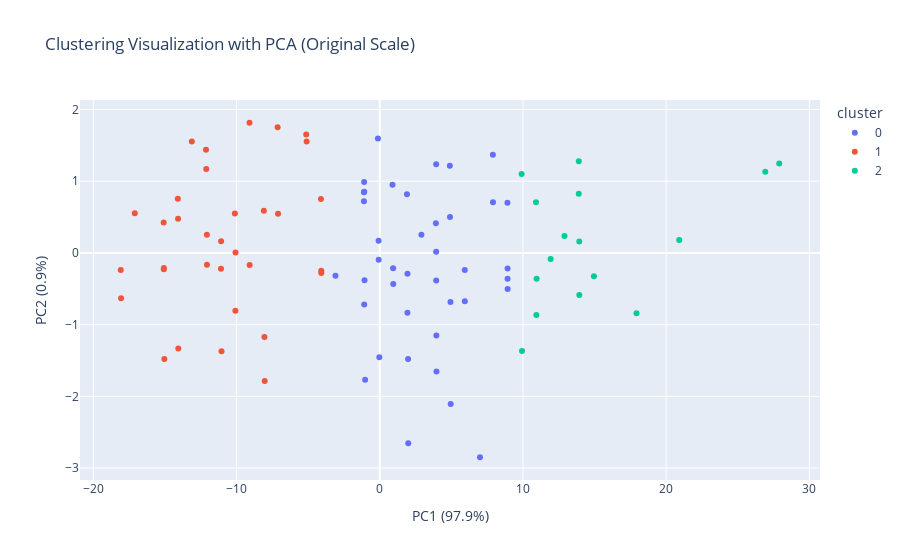

The cell this chart's notebook holds for it:
### Code cell
import pandas as pd
import plotly.express as px
from sklearn.decomposition import PCA

# Extract baseline data with cluster labels
baseline_data = trial_itt["data"][trial_itt["data"]["period"] == 0][["id", "cluster"] + baseline_vars]

# Apply PCA to the original baseline variables
pca = PCA(n_components=2)
pca_components = pca.fit_transform(baseline_data[baseline_vars])

# Get explained variance for axis labels
pc1_var = pca.explained_variance_ratio_[0] * 100
pc2_var = pca.explained_variance_ratio_[1] * 100

# Create a DataFrame for plotting
plot_df = pd.DataFrame({
    'PCA1': pca_components[:, 0],
    'PCA2': pca_components[:, 1],
    'cluster': baseline_data['cluster'].astype(str),
    'id': baseline_data['id'], 
    'age': baseline_data['age']
})

# Create scatter plot with Plotly
fig = px.scatter(
    plot_df,
    x='PCA1',
    y='PCA2',
    color='cluster',
    hover_data=['age'],
    title='Clustering Visualization with PCA (Original Scale)',
    labels={'PCA1': f'PC1 ({pc1_var:.1f}%)', 'PCA2': f'PC2 ({pc2_var:.1f}%)'}
)

# Display the plot
fig.show()

### Figure 1 — Plotly figure (JSON) as saved in the notebook; plotly's stock layout.template omitted (floating-point values rounded to 4 significant figures)
{"data": [{"customdata": [[36], [34], [46], [36], [39], [39], [41], [41], [39], [45], [36], [46], [41], [46], [43], [36], [41], [42], [36], [39], [37], [37], [40], [39], [37], [41], [38], [46], [41], [42], [38], [36], [44], [43], [42], [45], [42], [38], [37], [36]], "hovertemplate": "cluster=0<br>PC1 (97.9%)=%{x}<br>PC2 (0.9%)=%{y}<br>age=%{customdata[0]}<extra></extra>", "legendgroup": "0", "marker": {"color": "#636efa", "symbol": "circle"}, "mode": "markers", "name": "0", "orientation": "v", "showlegend": true, "type": "scatter", "x": [-1.081, -3.093, 8.926, -1.023, 1.934, 1.991, 3.955, 3.939, 1.979, 7.907, -1.087, 8.929, 3.921, 8.924, 5.94, -1.103, 3.941, 4.903, -1.064, 1.933, -0.02893, -0.08204, 2.91, 1.898, -0.1268, 3.94, 0.89, 8.917, 3.963, 4.953, 0.9329, -1.106, 6.998, 5.936, 4.937, 7.899, 4.893, 0.9428, -0.07565, -1.09], "xaxis": "x", "y": [0.8515, -0.3195, -0.218, -1.77, -0.2887, -2.653, -1.152, 0.01809, -1.479, 0.7064, -0.7208, -0.5024, 0.4153, -0.3587, -0.6729, 0.72, -0.3858, 0.5021, -0.3826, -0.8337, -1.454, 0.169, 0.2533, 0.8193, 1.596, 1.237, 0.9505, 0.6984, -1.655, -2.107, -0.2153, 0.8451, -2.849, -0.2372, -0.6853, 1.37, 1.217, -0.4315, -0.09516, 0.9889], "yaxis": "y"}, {"customdata": [[26], [29], [32], [30], [23], [19], [25], [26], [30], [23], [22], [20], [28], [29], [27], [33], [27], [32], [22], [19], [22], [29], [33], [23], [33], [22], [26], [25], [25], [28], [27], [25], [24]], "hovertemplate": "cluster=1<br>PC1 (97.9%)=%{x}<br>PC2 (0.9%)=%{y}<br>age=%{customdata[0]}<extra></extra>", "legendgroup": "1", "marker": {"color": "#EF553B", "symbol": "circle"}, "mode": "markers", "name": "1", "orientation": "v", "showlegend": true, "type": "scatter", "x": [-11.05, -8.038, -5.106, -7.131, -14.08, -18.06, -12.13, -11.09, -7.101, -14.07, -15.09, -17.11, -9.096, -8.094, -10.12, -4.084, -10.07, -5.138, -15.04, -18.09, -15.08, -8.054, -4.081, -14.1, -4.108, -15.08, -11.08, -12.11, -12.07, -9.087, -10.08, -12.07, -13.12], "xaxis": "x", "y": [-1.373, -1.784, 1.553, 1.753, 0.4755, -0.6314, 1.439, -0.2207, 0.5459, -1.331, 0.4246, 0.555, 1.815, 0.5869, 0.5484, -0.2487, 0.005421, 1.651, -1.479, -0.2368, -0.2291, -1.171, -0.2797, 0.7568, 0.7535, -0.2091, 0.1628, 1.172, -0.1638, -0.168, -0.8074, 0.2532, 1.552], "yaxis": "y"}, {"customdata": [[48], [58], [47], [48], [48], [55], [51], [51], [52], [50], [51], [49], [51], [47], [64], [65]], "hovertemplate": "cluster=2<br>PC1 (97.9%)=%{x}<br>PC2 (0.9%)=%{y}<br>age=%{customdata[0]}<extra></extra>", "legendgroup": "2", "marker": {"color": "#00cc96", "symbol": "circle"}, "mode": "markers", "name": "2", "orientation": "v", "showlegend": true, "type": "scatter", "x": [10.91, 20.91, 9.905, 10.95, 10.93, 17.93, 13.9, 13.93, 14.96, 12.9, 13.9, 11.93, 13.93, 9.931, 26.92, 27.9], "xaxis": "x", "y": [0.7082, 0.1789, 1.102, -0.3596, -0.8652, -0.842, 1.278, 0.1609, -0.3242, 0.2349, 0.8248, -0.08402, -0.5863, -1.366, 1.13, 1.247], "yaxis": "y"}], "layout": {"legend": {"title": {"text": "cluster"}, "tracegroupgap": 0}, "title": {"text": "Clustering Visualization with PCA (Original Scale)"}, "xaxis": {"anchor": "y", "domain": [0, 1], "title": {"text": "PC1 (97.9%)"}}, "yaxis": {"anchor": "x", "domain": [0, 1], "title": {"text": "PC2 (0.9%)"}}}}
